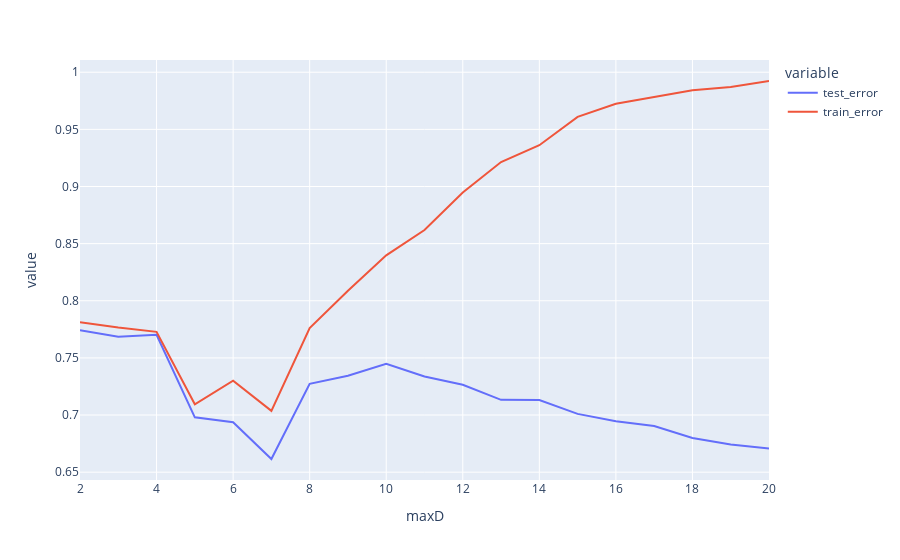

Write notebook code for a chart like this one.
### Code cell
def evaluate_dt(maxD):
    # train the model based on the maxD
    decision_tree = DecisionTreeClassifier(
        featuresCol="final_feature_vector", labelCol="true", maxDepth=maxD
    )
    dtModel = decision_tree.fit(train)

    # calculating test error
    predictions_test = dtModel.transform(test)
    evaluator = BinaryClassificationEvaluator(labelCol="true")
    auc_test = evaluator.evaluate(
        predictions_test, {evaluator.metricName: "areaUnderROC"}
    )
    # recording the accuracy

    # calculating training error
    predictions_training = dtModel.transform(train)
    evaluator = BinaryClassificationEvaluator(labelCol="true")
    auc_training = evaluator.evaluate(
        predictions_training, {evaluator.metricName: "areaUnderROC"}
    )

    return (auc_test, auc_training)


max_depths = range(2, 21, 1)
auc_test_all = []
auc_train_all = []

for maxD in tqdm(max_depths, desc="Evaluating hyperparameter maxD"):
    auc_testing, auc_training = evaluate_dt(maxD)
    auc_test_all.append(auc_testing)
    auc_train_all.append(auc_training)

df = pd.DataFrame()
df["maxD"] = list(max_depths)
df["test_error"] = list(auc_test_all)
df["train_error"] = list(auc_train_all)

px.line(df, x="maxD", y=["test_error", "train_error"])

### Figure 1 — Plotly figure (JSON) as saved in the notebook; plotly's stock layout.template omitted (floating-point values rounded to 4 significant figures)
{"data": [{"hovertemplate": "variable=test_error<br>maxD=%{x}<br>value=%{y}<extra></extra>", "legendgroup": "test_error", "line": {"color": "#636efa", "dash": "solid"}, "marker": {"symbol": "circle"}, "mode": "lines", "name": "test_error", "orientation": "v", "showlegend": true, "type": "scatter", "x": [2, 3, 4, 5, 6, 7, 8, 9, 10, 11, 12, 13, 14, 15, 16, 17, 18, 19, 20], "xaxis": "x", "y": [0.7743, 0.7684, 0.7703, 0.698, 0.6937, 0.6615, 0.7273, 0.7344, 0.7449, 0.7337, 0.7265, 0.7133, 0.7132, 0.701, 0.6946, 0.6905, 0.6799, 0.6742, 0.6708], "yaxis": "y"}, {"hovertemplate": "variable=train_error<br>maxD=%{x}<br>value=%{y}<extra></extra>", "legendgroup": "train_error", "line": {"color": "#EF553B", "dash": "solid"}, "marker": {"symbol": "circle"}, "mode": "lines", "name": "train_error", "orientation": "v", "showlegend": true, "type": "scatter", "x": [2, 3, 4, 5, 6, 7, 8, 9, 10, 11, 12, 13, 14, 15, 16, 17, 18, 19, 20], "xaxis": "x", "y": [0.7811, 0.7766, 0.7728, 0.7094, 0.7301, 0.7037, 0.7761, 0.8088, 0.8397, 0.8619, 0.8948, 0.9214, 0.9361, 0.9609, 0.9724, 0.9783, 0.9843, 0.9871, 0.9923], "yaxis": "y"}], "layout": {"legend": {"title": {"text": "variable"}, "tracegroupgap": 0}, "margin": {"t": 60}, "xaxis": {"anchor": "y", "domain": [0, 1], "title": {"text": "maxD"}}, "yaxis": {"anchor": "x", "domain": [0, 1], "title": {"text": "value"}}}}
